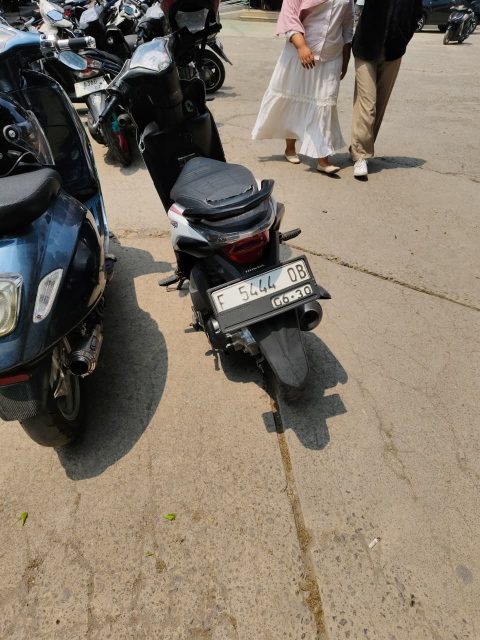
#> input picture peningkatan_citra/citra_awal.png, 960 x 1280 px (shown at 1/2 size)
$ python peningkatan_citra.py
#> lines starting #> are read from the running program, lines starting #| are printed output that depends on the picture; after the words box and inside, x2 and y2 are one past the last pixel; in counts of white or black regions, pixels touching at a corner belong together
"""
Peningkatan Kualitas Citra (Image Enhancement)
Library: imageio, numpy, scipy.ndimage

Tahapan:
1. Baca citra (imageio)
2. Konversi ke grayscale
3. Reduksi noise      -> Gaussian filter / Median filter (scipy.ndimage)
4. Perbaikan kontras  -> Contrast stretching (numpy); histogram equalization tersedia sebagai pembanding
5. Penajaman          -> Unsharp masking (scipy.ndimage)
6. Deteksi tepi       -> Sobel (scipy.ndimage)
7. Evaluasi           -> Statistik, entropi, dan ketajaman (variansi Laplacian)
"""
import numpy as np
import imageio.v3 as iio
from scipy import ndimage as ndi

INPUT = "citra_awal.png"
OUT = "hasil/"


def to_gray(rgb):
    """Konversi RGB -> grayscale (rumus luminansi ITU-R BT.601)."""
    return (0.299 * rgb[..., 0] + 0.587 * rgb[..., 1] + 0.114 * rgb[..., 2])
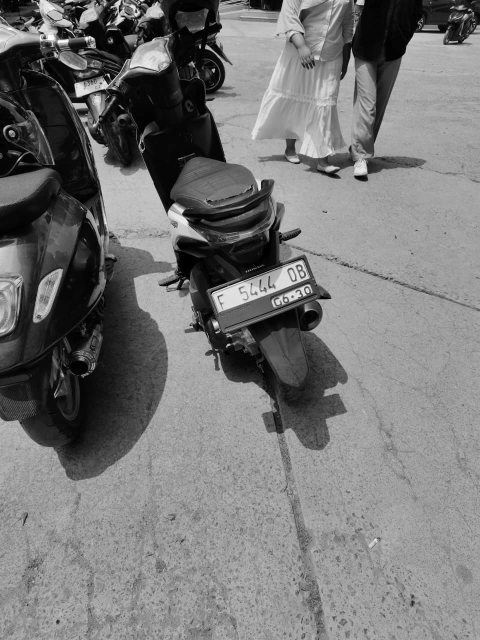
#> returned value: shape (1280, 960) float64 (shown at 1/2 size); min 0, max 255, mean 119.2


def histogram_equalization(gray):
    """Pemerataan histogram menggunakan numpy."""
    g = np.clip(gray, 0, 255).astype(np.uint8)
    hist = np.bincount(g.ravel(), minlength=256)
    cdf = hist.cumsum()
    cdf_min = cdf[cdf > 0].min()
    lut = np.round((cdf - cdf_min) / (cdf[-1] - cdf_min) * 255)
    return lut.clip(0, 255).astype(np.uint8)[g].astype(float)


def contrast_stretching(gray, p_low=1, p_high=99, gamma=1.0):
    """Peregangan kontras berbasis persentil (lebih lembut dari equalization)."""
#> called with p_low = 1, p_high = 99, gamma = 0.9
    lo, hi = np.percentile(gray, [p_low, p_high])
#> lo = 4.74; hi = 206.9
    out = np.clip((gray - lo) / (hi - lo), 0, 1)
    return (out ** gamma) * 255


def unsharp_mask(gray, sigma=2.0, amount=1.5):
    """Penajaman: citra + amount * (citra - citra_blur)."""
#> called with sigma = 1.5, amount = 1
    blur = ndi.gaussian_filter(gray, sigma=sigma)
    return np.clip(gray + amount * (gray - blur), 0, 255)


def sobel_edges(gray):
    """Deteksi tepi Sobel -> magnitudo gradien (dinormalisasi 0-255)."""
    gx = ndi.sobel(gray, axis=1)
    gy = ndi.sobel(gray, axis=0)
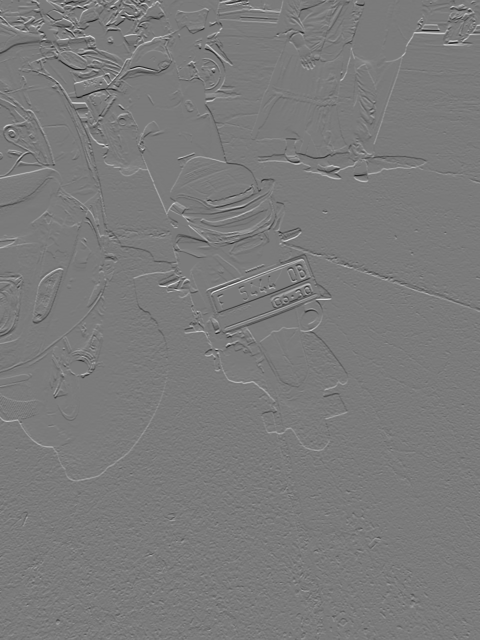
#> gy: shape (1280, 960) float64 (shown at 1/2 size); min -947.6, max 1017, mean 0.7; drawn with min black and max white
    mag = np.hypot(gx, gy)
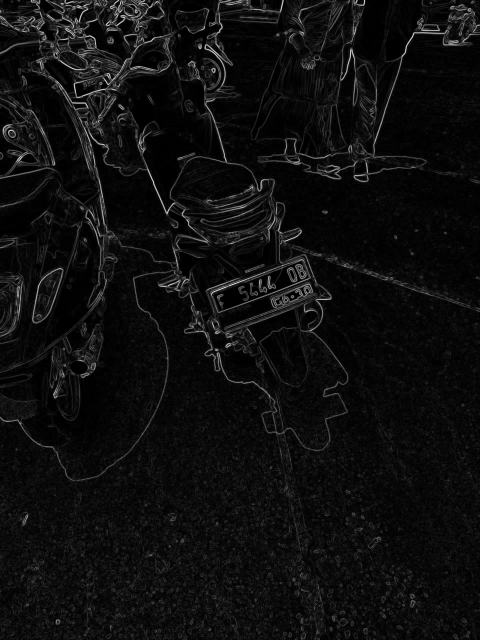
#> mag: shape (1280, 960) float64 (shown at 1/2 size); min 0, max 1030.9, mean 59.5; drawn with min black and max white
    return (mag / mag.max() * 255)


def entropy(gray):
    """Entropi Shannon: ukuran kekayaan informasi citra."""
    hist = np.bincount(np.clip(gray, 0, 255).astype(np.uint8).ravel(), minlength=256)
#> hist = 256 values, max 27487 at index 163, min 8 at index 250, mean 4800
    p = hist / hist.sum()
#> p = 256 values, max 0.0224 at index 163, min 6.51e-06 at index 250, mean 0.00391
    p = p[p > 0]
    return -(p * np.log2(p)).sum()


def sharpness(gray):
    """Ketajaman: variansi Laplacian (makin besar makin tajam)."""
    return ndi.laplace(gray).var()


def report(nama, g):
    print(f"{nama:<28} mean={g.mean():7.2f}  std(kontras)={g.std():6.2f}  "
          f"entropi={entropy(g):5.2f}  ketajaman={sharpness(g):9.2f}")
#| Citra awal (grayscale)       mean= 119.18  std(kontras)= 60.90  entropi= 7.17  ketajaman=   598.08
#| Setelah reduksi noise        mean= 119.30  std(kontras)= 60.05  entropi= 7.06  ketajaman=    53.23
#| Setelah contrast stretch     mean= 150.09  std(kontras)= 75.08  entropi= 7.29  ketajaman=    81.03
#| Citra hasil peningkatan      mean= 150.06  std(kontras)= 76.42  entropi= 7.33  ketajaman=   247.28


def u8(a):
    return np.clip(a, 0, 255).astype(np.uint8)


def main():
    rgb = iio.imread(INPUT)[..., :3].astype(float)
    gray = to_gray(rgb)

    # --- Pipeline peningkatan ---
    denoised = ndi.median_filter(gray, size=3)          # buang noise impulsif
    denoised = ndi.gaussian_filter(denoised, sigma=0.7) # haluskan noise ringan
    equalized = contrast_stretching(denoised, 1, 99, gamma=0.9)  # perbaiki kontras
    enhanced = unsharp_mask(equalized, sigma=1.5, amount=1.0)    # pertajam
    edges = sobel_edges(enhanced)

    print("=== EVALUASI KUALITAS CITRA ===")
    report("Citra awal (grayscale)", gray)
    report("Setelah reduksi noise", denoised)
    report("Setelah contrast stretch", equalized)
    report("Citra hasil peningkatan", enhanced)

    # --- Simpan hasil tiap tahap ---
    iio.imwrite(OUT + "1_grayscale.png", u8(gray))
    iio.imwrite(OUT + "2_denoise.png", u8(denoised))
    iio.imwrite(OUT + "3_kontras.png", u8(equalized))
    iio.imwrite(OUT + "4_enhanced.png", u8(enhanced))
    iio.imwrite(OUT + "5_edges_sobel.png", u8(edges))

    # --- Perbandingan sebelum/sesudah (seluruh citra, diperkecil) ---
    h, w = gray.shape
#> h = 1280; w = 960
    side = np.hstack([gray, enhanced, edges])
    iio.imwrite(OUT + "perbandingan_penuh.png", u8(side[::2, ::2]))
#> in u8 (call 6), `return np.clip(a, 0, 255).astype(np.uint8)`:
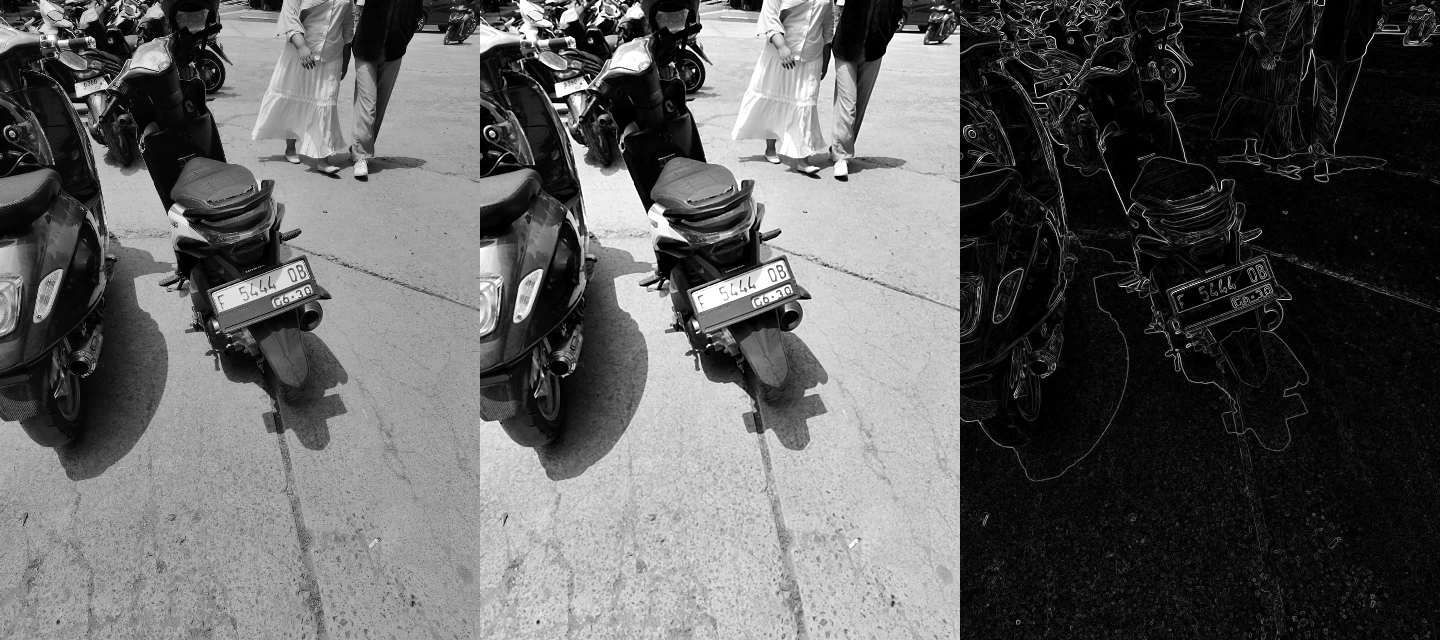
#> returned value: shape (640, 1440); min 0, max 255, mean 94.1

    # --- Zoom area plat nomor & badan motor (detail) ---
    y0, y1, x0, x1 = 480, 680, 380, 700
    crop = lambda a: a[y0:y1, x0:x1]
    zoom = lambda a: np.kron(crop(a), np.ones((3, 3)))   # perbesar 3x
    pair = np.vstack([zoom(gray), np.full((6, zoom(gray).shape[1]), 255), zoom(enhanced)])
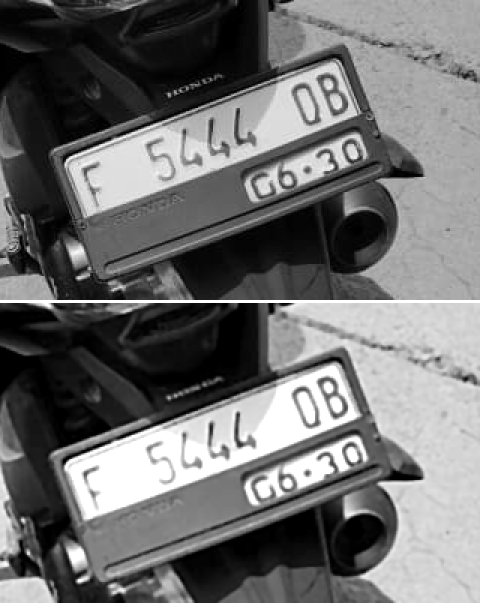
#> pair: shape (1206, 960) float64 (shown at 1/2 size); min 0, max 255, mean 111
    iio.imwrite(OUT + "perbandingan_detail.png", u8(pair))

    # --- Histogram sebelum/sesudah (digambar dengan numpy) ---
    def hist_img(g, tinggi=200):
#> called with tinggi = 200
        hist = np.bincount(u8(g).ravel(), minlength=256).astype(float)
        hist = hist / hist.max() * (tinggi - 1)
#> hist = 256 values, max 199 at index 163, min 0.0579 at index 250, mean 34.75
        canvas = np.full((tinggi, 256 * 2), 255.0)
        for i, v in enumerate(hist):
            canvas[tinggi - 1 - int(v):, i * 2:i * 2 + 2] = 40
#> this loop made 256 passes
#> v on passes 1 to 3: 30.73, 19.71, 12.3
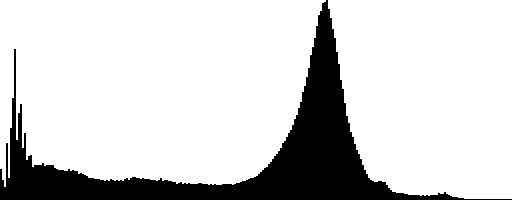
#> canvas: shape (200, 512) float64; values 40 (black) and 255 (white), 82.4% white; 1 black region, box (x1, y1, x2, y2) and area: (0, 0, 512, 200) 18052
        return canvas
    hh = np.vstack([hist_img(gray), np.full((6, 512), 255.0), hist_img(enhanced)])
#> the loop in hist_img (call 2), `for i, v in enumerate(hist):` made 256 passes
#> v on passes 1 to 3: 199, 27.81, 59.9
#> after the loop in hist_img (call 2), `for i, v in enumerate(hist):`: canvas: shape (200, 512) float64; values 40 (black) and 255 (white), 83.1% white; 1 black region, box (x1, y1, x2, y2) and area: (0, 0, 512, 200) 17346
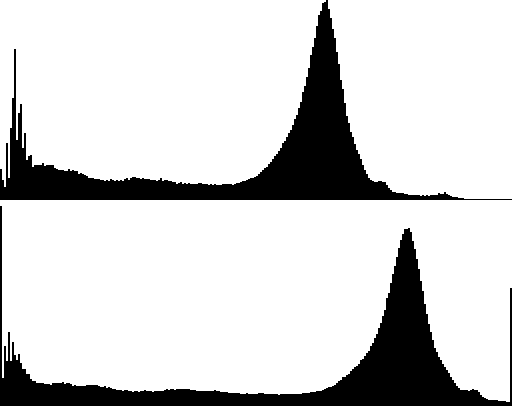
#> hh: shape (406, 512) float64; values 40 (black) and 255 (white), 83% white; 2 black regions, box (x1, y1, x2, y2) and area: (0, 0, 512, 200) 18052, (0, 206, 512, 406) 17346
    iio.imwrite(OUT + "histogram_sebelum_sesudah.png", u8(hh))
    print("\nSemua hasil tersimpan di folder:", OUT)


if __name__ == "__main__":
    main()
